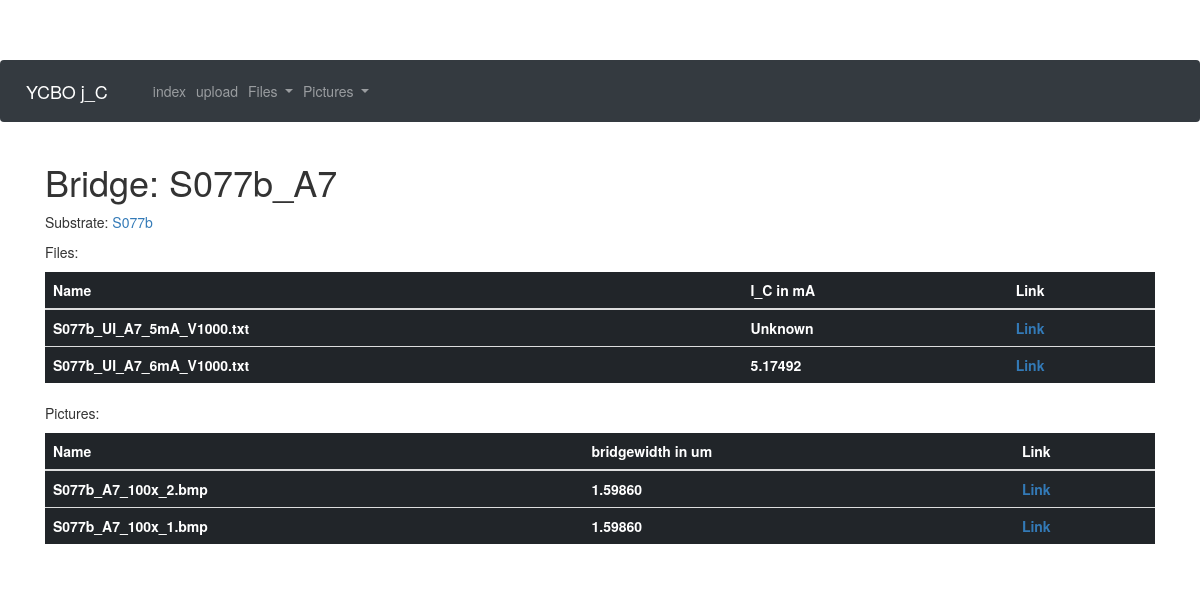
/bridge/S077b_A7, run on the app's committed database.
### app/models.py (models this page shows, shortened)
class Bridge(db.Model):
    id = db.Column(db.Integer, primary_key = True)
    substrate_id = db.Column(db.Integer, db.ForeignKey("substrate.id"))
    bridgename = db.Column(db.String(32))
    j_C = db.Column(db.Float)
    res = db.Column(db.Float)
    bridgewitdh = db.Column(db.Float)
    documents = db.relationship("Document", backref = "bridge", lazy = "dynamic")
    pictures = db.relationship("Picture", backref = "bridge", lazy = "dynamic")

class Substrate(db.Model):
    id = db.Column(db.Integer, primary_key = True)
    substratename = db.Column(db.String(32))
    Au_layer = db.Column(db.Integer)
    YBCO_layer = db.Column(db.Integer)
    bridges = db.relationship("Bridge", backref = "substrate", lazy="dynamic")

class Document(db.Model):
    id = db.Column(db.Integer, primary_key = True)
    bridge_id = db.Column(db.Integer, db.ForeignKey("bridge.id"))
    filename = db.Column(db.String(64))
    remove_offset = db.Column(db.Boolean,default=False)
    remove_ohm = db.Column(db.Boolean,default=False)
    amplification = db.Column(db.Integer, default = 1000)
    j_C = db.Column(db.Float)
    res = db.Column(db.Float)
    res_border = db.Column(db.Float)

class Picture(db.Model):
    id = db.Column(db.Integer, primary_key=True)
    bridge_id = db.Column(db.Integer, db.ForeignKey("bridge.id"))
    filename = db.Column(db.String(64))
    amplification = db.Column(db.Integer)
    pixelwidth = db.Column(db.Integer)
    brushsize = db.Column(db.Integer)
    threshold = db.Column(db.Integer)

### app/routes.py (the view)
@app.route("/bridge/<bridgename>")
def bridge(bridgename):
    bridge = Bridge.query.filter_by(bridgename=bridgename).first_or_404()
    return render_template("bridge.html",bridge=bridge)

### app/templates/bridge.html
{% extends "base.html" %}
{% block content %}
<h1>Bridge: {{bridge.bridgename}}</h1>
<p>Substrate: <a href="{{url_for('substrate',substratename=bridge.substrate.substratename)}}">{{bridge.substrate.substratename}}</a></p>
<p>Files:<p>
<table class="table table-dark">
  <thead>
    <tr>
      <th scope="col">Name</th>
      <th scope="col">I_C in mA</th>
      <th scope="col">Link</th>
    </tr>
  </thead>
  <tbody>
    {% for file in bridge.documents.all() %}
    <tr>
      <th scope="row">{{ file.filename }}</th>
      <th>{% if file.j_C %}{{ "%.5f"%file.j_C }}{% else %}Unknown{% endif %}</th>
      <th><a href="{{url_for('file', filename = file.filename) }}">Link</a></th>
    </tr>
    {% endfor %}
  </tbody>
</table>
<p>Pictures:<p>
<table class="table table-dark">
  <thead>
    <tr>
      <th scope="col">Name</th>
      <th scope="col">bridgewidth in um</th>
      <th scope="col">Link</th>
    </tr>
  </thead>
  <tbody>
    {% for picture in bridge.pictures.all() %}
    <tr>
      <th scope="row">{{ picture.filename }}</th>
      <th>{% if picture.pixelwidth %}
        {{"%.5f"%(picture.pixelwidth*picture.amplification)}}
      {% else %}Unknown{% endif %}</th>
      <th><a href="{{url_for('picture', filename = picture.filename) }}">Link</a></th>
    </tr>
    {% endfor %}
  </tbody>
</table>
{% endblock %}

### app/templates/base.html (style rules this page uses)
body { padding-top: 60px; }

### data on the page
Bridge: bridgename "S077b_A7"
Substrate: substrate.substratename "S077b"
Document: filename "S077b_UI_A7_5mA_V1000.txt", shows "Unknown"
Document: filename "S077b_UI_A7_6mA_V1000.txt", j_C "5.17492"
Picture: filename "S077b_A7_100x_2.bmp", picture.pixelwidth*picture.amplification "1.59860"
Picture: filename "S077b_A7_100x_1.bmp", picture.pixelwidth*picture.amplification "1.59860"
